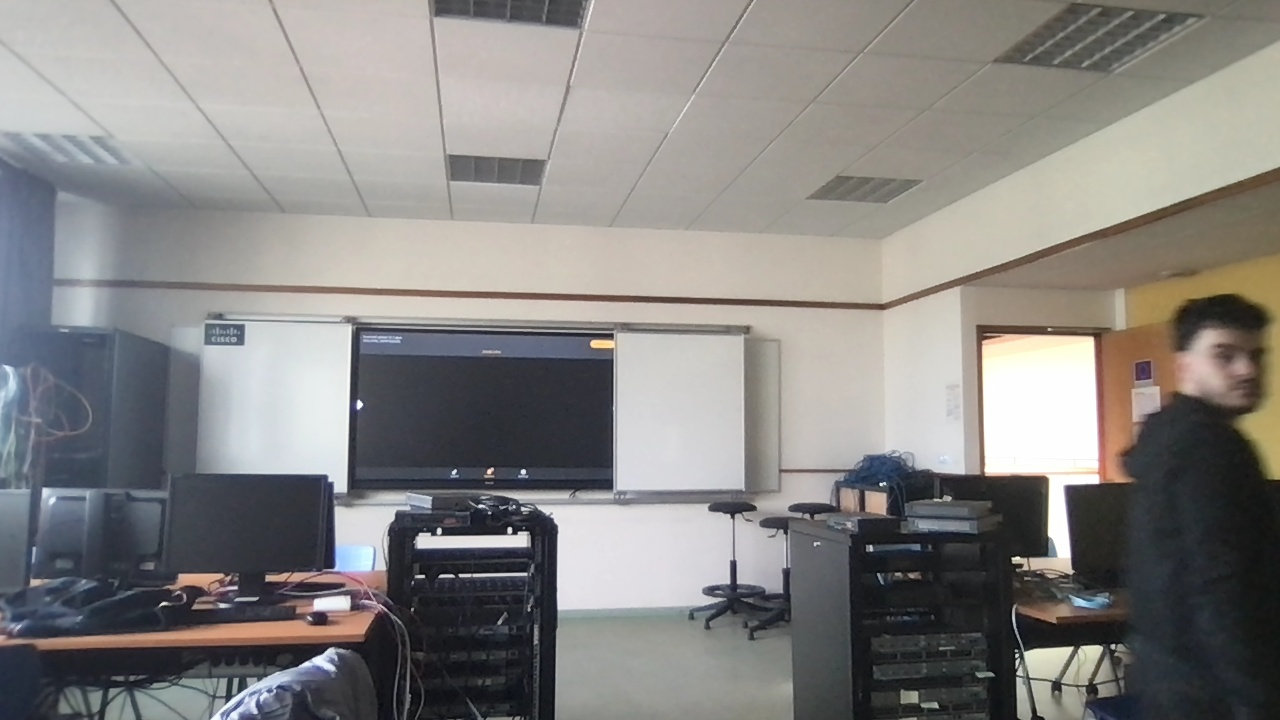
#> input picture motion-detection/captures/images_person/person_2024-03-25_10-14-27.jpg, 1280 x 720 px, given in place of the camera
$ python main.py
#> lines starting #> are read from the running program, lines starting #| are printed output that depends on the picture; after the words box and inside, x2 and y2 are one past the last pixel; in counts of white or black regions, pixels touching at a corner belong together
import cv2
import pandas as pd
from datetime import datetime, timezone
import time
import os
from send import send_image

# Initialiser la capture vidéo
cap = cv2.VideoCapture(0)

_, frame1 = cap.read()
#> frame1 is the input picture: shape (720, 1280, 3); mean B, G, R 130.8, 132.8, 134.8
_, frame2 = cap.read()

mouvements = []
en_mouvement = False
start_time = None

# Détecteur de personnes HOG
hog = cv2.HOGDescriptor()
hog.setSVMDetector(cv2.HOGDescriptor_getDefaultPeopleDetector())

capture_folder = "captures/video_person"
if not os.path.exists(capture_folder):
    os.makedirs(capture_folder)

prev_frame_time = 0

# used to record the time at which we processed current frame
new_frame_time = 0

fps_list = []

last_sent_time = time.time()

while True:
    person_detected = False
    _, frame = cap.read()
    new_frame_time = time.time()
    if frame is None:
        break

    fps = 1 / (new_frame_time - prev_frame_time)
    prev_frame_time = new_frame_time
    fps_list.append(fps)

    diff = cv2.absdiff(frame1, frame2)
#> diff: shape (720, 1280, 3); every value is 0
    gray = cv2.cvtColor(diff, cv2.COLOR_BGR2GRAY)
#> gray: shape (720, 1280); every value is 0
    blur = cv2.GaussianBlur(gray, (5, 5), 0)
    _, thresh = cv2.threshold(blur, 20, 255, cv2.THRESH_BINARY)
    dilated = cv2.dilate(thresh, None, iterations=3)
    contours, _ = cv2.findContours(dilated, cv2.RETR_TREE, cv2.CHAIN_APPROX_SIMPLE)
#> contours = []

    movement_detected = False

    # Détection de personnes
    (persons, weights) = hog.detectMultiScale(frame1, winStride=(4, 4), padding=(8, 8), scale=1.05)
#> persons = [[50, 202, 72, 143]]; weights = [0.809]

    for i, (x, y, w, h) in enumerate(persons):
        current_time = datetime.now(timezone.utc)
        timestamp = current_time.strftime("%Y-%m-%dT%H:%M:%S.%f")[:-3] + "Z"

        if weights[i] > 0.7:
            person_detected = True
            cv2.rectangle(frame1, (x, y), (x + w, y + h), (255, 0, 0), 2)
            cv2.putText(frame1, "Person", (x, y - 10), cv2.FONT_HERSHEY_SIMPLEX, 0.5, (255, 0, 0), 2)
            capture_filename = os.path.join(capture_folder, f"person_{time.time()}.jpg")
            cv2.imwrite(capture_filename, frame1)
            if time.time() - last_sent_time >= 2:
                last_sent_time = time.time()
                response = send_image("http://192.168.64.1:44311/api/services/app/DetectionEvent/Create", capture_filename,
                                  timestamp, 1, 1, "XREF18212001")
                print(response)
#> this loop made 1 pass
#> (x, y, w, h, timestamp, person_detected) on pass 1: (50, 202, 72, 143, '2026-11-20T12:05:09.908Z', True)
#> pass 1, `cv2.imwrite(capture_filename, frame1)`:
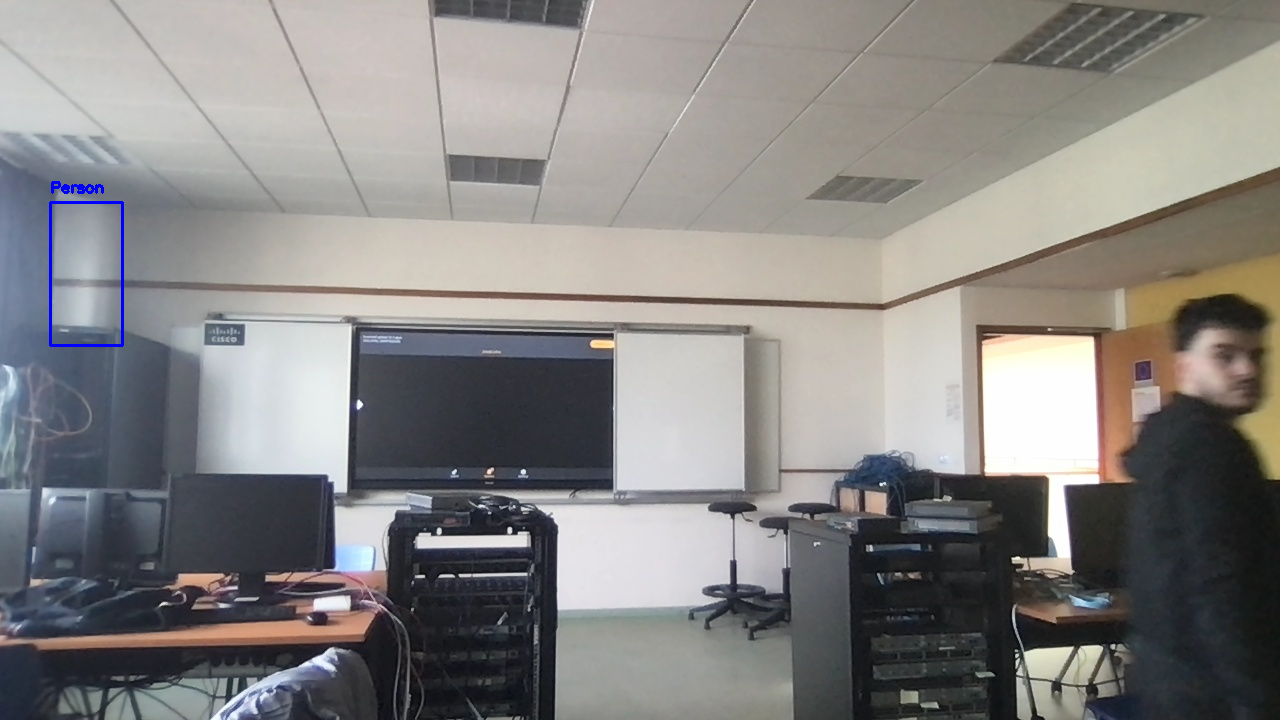
#> saved as person_1795176309.9087284.jpg: shape (720, 1280, 3); mean B, G, R 131, 132.6, 134.6
#> after the loop, last_sent_time = 1.8e+09

    if not person_detected:
        for contour in contours:
            current_time = datetime.now(timezone.utc)
            timestamp = current_time.strftime("%Y-%m-%dT%H:%M:%S.%f")[:-3] + "Z"

            if cv2.contourArea(contour) < 5000:
                continue

            movement_detected = True
            (x, y, w, h) = cv2.boundingRect(contour)
            cv2.rectangle(frame1, (x, y), (x+w, y+h), (0, 255, 0), 2)

            capture_filename = os.path.join(capture_folder, f"movement_{time.time()}.jpg")
            cv2.imwrite(capture_filename, frame1)
            if time.time() - last_sent_time >= 2:
                last_sent_time = time.time()
                response = send_image("http://192.168.64.1:44311/api/services/app/DetectionEvent/Create", capture_filename,
                                      timestamp, 2, 1, "XREF18212001")
                print(response)

    if movement_detected and not len(persons) == 0:
        # Mouvement détecté et personne identifiée
        if not en_mouvement:
            start_time = time.time()
            en_mouvement = True

    elif movement_detected:
        # Mouvement détecté mais pas de personne
        if not en_mouvement:
            start_time = time.time()
            en_mouvement = True

            timestamp = time.strftime("%Y-%m-%d_%H-%M-%S")

    if not movement_detected and en_mouvement:
        end_time = time.time()
        mouvements.append({'start': start_time, 'end': end_time})
        en_mouvement = False

    cv2.putText(frame1, 'Haute confiance', (10, 15), cv2.FONT_HERSHEY_SIMPLEX, 0.7, (255, 0, 0), 2)
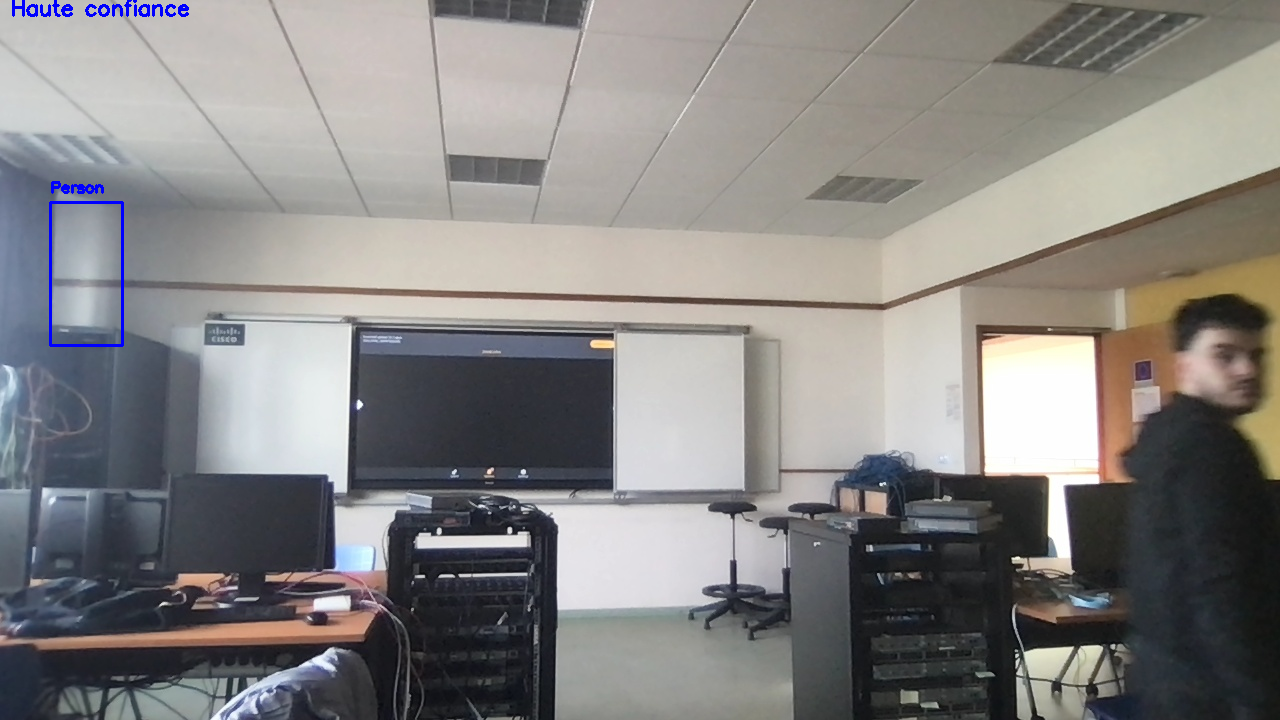
#> frame1: shape (720, 1280, 3); 0.13% of pixels changed, all inside (x1, y1, x2, y2) = (12, 0, 189, 17)

    cv2.imshow("feed", frame1)
    frame1 = frame2
    _, frame2 = cap.read()

    if cv2.waitKey(40) == ord('q'):
#> (key q is pressed here)
        break

# Libérer la caméra et fermer toutes les fenêtres ouvertes
cap.release()
cv2.destroyAllWindows()

# Créer un DataFrame
df_mouvements = pd.DataFrame(mouvements)

# Afficher le DataFrame
print(df_mouvements)

print(fps_list)
print("FPS Moyen", sum(fps_list)/len(fps_list))
